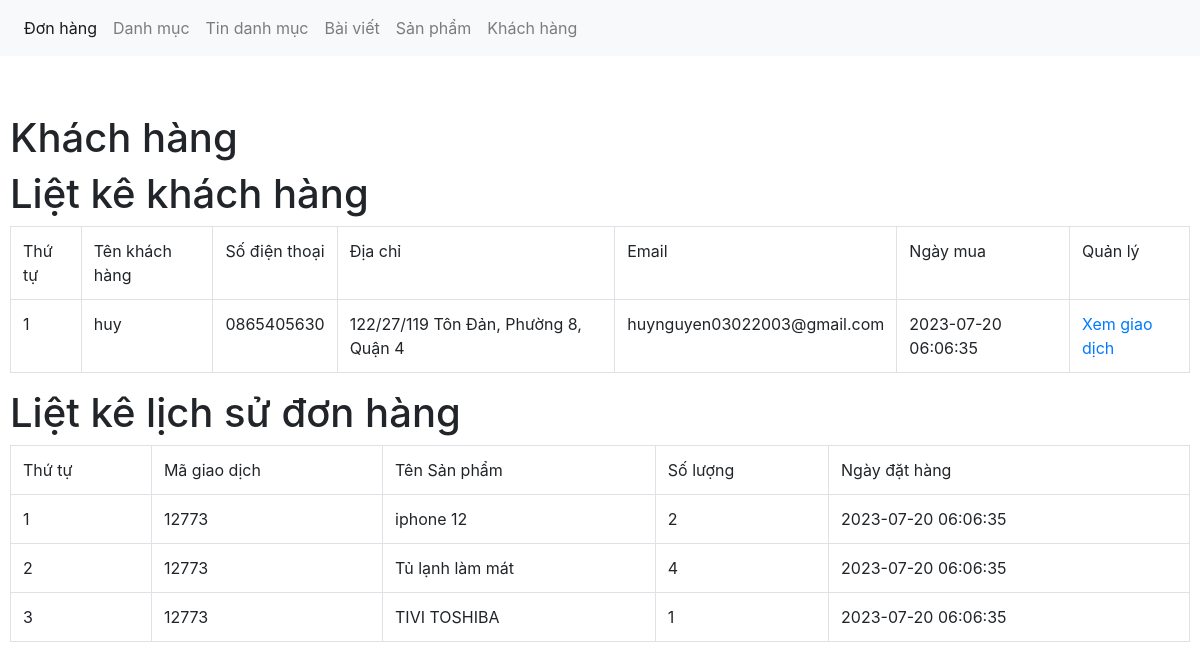
The app's page /webduan/admin/xulykhachhang.php?quanly=xemgiaodich&khachhang=12773 with its own data.
### tables this page shows
CREATE TABLE `tbl_khachhang` (
  `khachhang_id` int(11) NOT NULL,
  `name` varchar(100) NOT NULL,
  `phone` varchar(50) NOT NULL,
  `address` varchar(200) NOT NULL,
  `email` varchar(100) NOT NULL,
  `password` varchar(255) NOT NULL,
  `giaohang` int(11) NOT NULL,
  `note` text NOT NULL
);

CREATE TABLE `tbl_giaodich` (
  `giaodich_id` int(11) NOT NULL,
  `sanpham_id` int(11) NOT NULL,
  `soluong` int(11) NOT NULL,
  `magiaodich` varchar(100) NOT NULL,
  `ngaythang` timestamp NOT NULL DEFAULT current_timestamp() ON UPDATE current_timestamp(),
  `khachhang_id` int(11) NOT NULL,
  `tinhtrangdon` int(11) NOT NULL,
  `huydon` int(11) NOT NULL DEFAULT 0
);

CREATE TABLE `tbl_sanpham` (
  `sanpham_id` int(11) NOT NULL,
  `category_id` int(11) NOT NULL,
  `sanpham_name` varchar(255) NOT NULL,
  `sanpham_chitiet` text NOT NULL,
  `sanpham_mota` text NOT NULL,
  `sanpham_gia` varchar(100) NOT NULL,
  `sanpham_giakhuyenmai` varchar(100) NOT NULL,
  `sanpham_active` int(11) NOT NULL,
  `sanpham_hot` int(11) NOT NULL,
  `sanpham_soluong` int(11) NOT NULL,
  `sanpham_image` varchar(50) NOT NULL
);

### webduan/admin/xulykhachhang.php (the view, shortened to what this page needs)
<?php
include("../db/connect.php");
?>
<!DOCTYPE html>
<html lang=en>
<head>
    <link href="../css/bootstrap.css" rel="stylesheet" type="text/css" media="all" />
</head>
<body>
    <nav class="navbar navbar-expand-lg navbar-light bg-light">
        <div class="collapse navbar-collapse" id="navbarNav">
            <ul class="navbar-nav">
                <li class="nav-item active">
                    <a class="nav-link" href="xulydonhang.php">Đơn hàng <span class="sr-only">(current)</span></a>
                </li>
                <li class="nav-item">
                    <a class="nav-link" href="xulydanhmuc.php">Danh mục</a>
                </li>
                <li class="nav-item">
                    <a class="nav-link" href="xulydanhmuctin.php">Tin danh mục</a>
                </li>
                <li class="nav-item">
                    <a class="nav-link" href="xulybaiviet.php">Bài viết</a>
                </li>
                <li class="nav-item">
                    <a class="nav-link" href="xulysanpham.php">Sản phẩm</a>
                </li>
                <li class="nav-item">
                    <a class="nav-link" href="xulykhachhang.php">Khách hàng</a>
                </li>
            </ul>
        </div>
    </nav>
    <br><br>
        <div class="content">
        <div class="row">
                <div class="col-md-12">
                    <h1>Khách hàng</h1>
                </div>
            <div class="col-md-12" >
                <h1>Liệt kê khách hàng</h1>
                <?php
                $sql_select_khachhang = mysqli_query($con, "SELECT * FROM tbl_khachhang,tbl_giaodich
                WHERE tbl_khachhang.khachhang_id = tbl_giaodich.khachhang_id
                GROUP BY tbl_giaodich.magiaodich
                ORDER BY tbl_khachhang.khachhang_id  DESC");
                ?>
                <table class="table table-bordered">
                    <tr>
                        <td>Thứ tự</td>
                        <td>Tên khách hàng</td>
                        <td>Số điện thoại</td>
                        <td>Địa chỉ</td>
                        <td>Email</td>
                        <td>Ngày mua</td>
                        <td>Quản lý</td>
                    </tr>
                    <?php
                    $i = 0;
                    while ($row_khachhang = mysqli_fetch_array($sql_select_khachhang)) {
                        $i++
                    ?>
                        <tr>
                            <td><?php echo $i; ?></td>
                            <td><?php echo $row_khachhang['name']; ?></td>
                            <td><?php echo $row_khachhang['phone']; ?></td>
                            <td><?php echo $row_khachhang['address']; ?></td>
                            <td><?php echo $row_khachhang['email']; ?></td>
                            <td><?php echo $row_khachhang['ngaythang']; ?></td>
                            <td><a href="?quanly=xemgiaodich&khachhang=<?php echo $row_khachhang['magiaodich'] ?>">Xem giao dịch</a></td>
                        </tr>
                        <?php
                            }
                        ?>
                </table>
            </div>
            <div class="col-md-12" >
                <h1>Liệt kê lịch sử đơn hàng</h1>
                <?php
                if(isset($_GET['khachhang'])){
                    $magiaodich = $_GET['khachhang'];
                }else{
                    $magiaodich = '';
                }
                $sql_select = mysqli_query($con, "SELECT * FROM tbl_giaodich,tbl_khachhang,tbl_sanpham
                        WHERE tbl_giaodich.sanpham_id = tbl_sanpham.sanpham_id
                        AND tbl_khachhang.khachhang_id = tbl_giaodich.khachhang_id
                        AND tbl_giaodich.magiaodich = '$magiaodich'
                        ORDER BY tbl_giaodich.giaodich_id DESC");
                ?>
                <table class="table table-bordered">
                    <tr>
                        <td>Thứ tự</td>
                        <td>Mã giao dịch</td>
                        <td>Tên Sản phẩm</td>
                        <td>Số lượng</td>
                        <td>Ngày đặt hàng</td>
                    </tr>
                    <?php
                    $i = 0;
                    while ($row_donhang = mysqli_fetch_array($sql_select)) {
                        $i++
                    ?>
                        <tr>
                            <td><?php echo $i; ?></td>
                            <td><?php echo $row_donhang['magiaodich']; ?></td>
                            <td><?php echo $row_donhang['sanpham_name']; ?></td>
                            <td><?php echo $row_donhang['soluong']; ?></td>
                            <td><?php echo $row_donhang['ngaythang']; ?></td>
                        </tr>
                        <?php
                            }
                                ?>
                </table>
            </div>
        </div>
    </div>
</body>
</html>

### webduan/admin/xulykhachhang.php (style rules this page uses)
.content { padding: 10px; }

### records on screen
tbl_khachhang: name "huy", phone "0865405630", address "122/27/119 Tôn Đản, Phường 8, Quận 4", email "huynguyen03022003@gmail.com", ngaythang "2023-07-20 06:06:35"
tbl_giaodich: magiaodich "12773", sanpham.sanpham_name "iphone 12", soluong "2", ngaythang "2023-07-20 06:06:35"
tbl_giaodich: magiaodich "12773", sanpham.sanpham_name "Tủ lạnh làm mát", soluong "4", ngaythang "2023-07-20 06:06:35"
tbl_giaodich: magiaodich "12773", sanpham.sanpham_name "TIVI TOSHIBA", soluong "1", ngaythang "2023-07-20 06:06:35"
